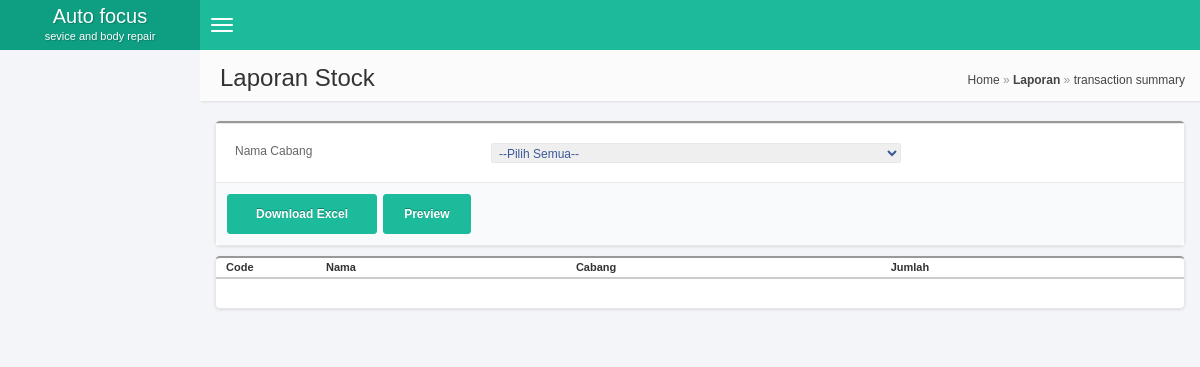
The app's page /index.php/po_reservation_summary_report, older data.
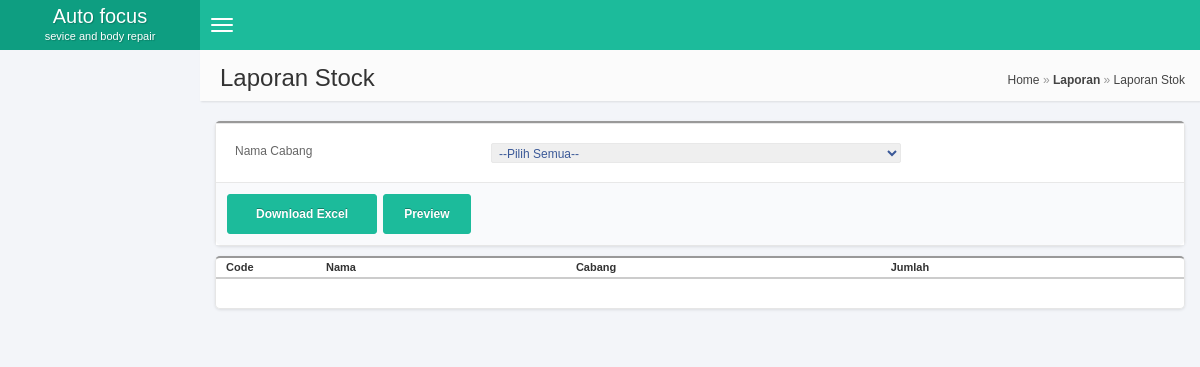
The same page, newer data.
### tables this page shows
CREATE TABLE IF NOT EXISTS `side_menus` (
`menu_id` int(11) NOT NULL,
  `menu_parent` int(11) DEFAULT NULL,
  `menu_name` varchar(50) DEFAULT NULL,
  `menu_url` varchar(50) DEFAULT NULL,
  `menu_weight` int(11) DEFAULT NULL,
  `module_id` int(11) DEFAULT NULL,
  `menu_level` int(11) DEFAULT NULL,
  `menu_active` varchar(1) DEFAULT NULL,
  `menu_icon` text NOT NULL
);

### application/controllers/po_reservation_summary_report.php (called while the page is built, shortened)
<?php
class po_reservation_summary_report extends CI_Controller{
	function index(){
			$data = array();
			$data['row_id'] = '';
			$data['stand_id'] =  $this->global_model->get_stand();
			$this->render->add_form('app/po_reservation_summary_report/form', $data);
			$this->render->build('Laporan Stock');
			$this->render->add_view('app/po_reservation_summary_report/transient_list');
			$this->render->build('Detail Laporan Stock');
			$this->render->show('Laporan Stock');
	}
}

### index.php (called while the page is built, shortened)
<?php
require_once BASEPATH.'core/CodeIgniter'.EXT;

### application/libraries/Access.php (called while the page is built, shortened)
<?php
class Access
{
	function is_logged()
	{
		$ci = & get_instance();
		$logged = $ci->session->userdata('logged');
		return $logged;
	}
}

### application/libraries/Render.php (the view, shortened to what this page needs)
<?php
class Render
{
	var $ci;
	var $block;
	var $layout;
	var $content_buffer;
	var $content_form_transient;
	function Render($title = '')
	{
		$ci = $this->ci = & get_instance();
		$this->block = array();
		$this->content_form_transient = "";
		$this->block['server_time'] = time();
		$this->block['content'] = "";
		$this->block['blocks'] = "";
		$this->block['js'] = "";
		$this->block['css'] = "";
		$this->block['access'] = "";
		$this->block['branch_name'] = $ci->user_model->get_branch_name();
		$this->block['user_name'] = $ci->user_model->get_user_name();
		$this->block['group_name'] = $ci->user_model->get_group_name();
		$this->block['side'] = "";
		$this->block['user_info'] = "";
		$this->block['sys_info'] = '';
		$this->block['top_menu'] = '';
		$this->block['side_menu'] = '';
		$this->block['logged'] = $ci->session->userdata('logged');
		$this->block['static_info'] = '';
		$this->layout = $ci->config->item('layout');
	}
	function add_js($file)
	{
		$this->block['js'] .= "<script type=\"text/javascript\" src=\"" . base_url() . "assets/js/" . $file . ".js\"></script>\n";
	}
	function add_css($file)
	{
		$this->block['css'] .= "<link href=\"" . base_url() . "assets/css/" . $file . ".css\" rel=\"stylesheet\" type=\"text/css\" />\n";
	}
	function _gap($html)
	{
		return $html;
		return "<div id=\"gap\" />$html</div>";
	}
	function add_form($view_name, $param = null)
	{
		$content = $this->ci->load->view($view_name, $param, true);
		$data['content'] = $content;
		$this->content_form_transient .= $this->_gap($this->ci->load->view('layout/default/tableform', $data, true));
		$this->content_buffer .= $this->content_form_transient;
	}
	function add_view($content, $params = null)
	{
		$ci = & get_instance();
		$this->content_buffer .= '<div class="block_table">'.$ci->load->view($content, $params, true).'</div>';
	}
	function build($title = 'Undefined Title. Please specify.', $frame = "win2", $ico = '')
	{
		$data['title'] = ucwords($title);
		$data['content1'] = $this->content_buffer;
		$data['ico'] = $ico;
		$this->block['content'] .= $this->ci->load->view('layout/default/' . $frame, $data, true);
		$this->content_buffer = "";$this->content_form_transient = "";
	}
	function show_parameters()
	{
		$ci = & get_instance();
		$params['host/db'] 		= $ci->db->hostname.'/'.$ci->db->database;
		$params['set_module'] 		= "undefined";
		$params['access_name'] 		= "undefined";
		$params['access_id'] 		= "undefined";
		$params['crud mode'] 		= "undefined";
		if (isset($ci->access))
		{
			$params['set_module'] = $ci->access->module_code;
			$params['access_name'] = $ci->access->module_name;
			$params['access_id'] = $ci->access->module_id;
			$params['crud mode'] = $ci->access->crud();
			$params['user login'] = $ci->access->user_name . "(" . $ci->access->user_id . ")";
			$params['employee'] = $ci->access->info['employee_name'] . "(" . $ci->access->info['employee_id'] . ")";
			$params['branch'] = $ci->access->branch_name . "(" .  $ci->access->branch_id . ")";
			$params['group_id'] = $ci->access->group_id;
		}
		$param_split = array();
		$counter = 1;
		$page = 0;
		foreach($params as $key => $value)
		{
			$param_split[$page][$key] = $value;
			if (($counter++ % 5) == 0) $page++;
		}
		$this->block['sys_info'] = $ci->load->view('common/parameter', array('list' => $param_split), true);
	}
	function get_nav()
	{
		$ci = & get_instance();
		$seg1 = $ci->uri->segment(1);
		$url = $seg1;
		$query = $ci->db->query("select a.menu_name as lb1,a.menu_url as url1, b.menu_name as lb2,b.menu_url as url2,c.menu_name as lb3,c.menu_url as url3
from side_menus a
left join side_menus b on a.menu_parent=b.menu_id
left join side_menus c on b.menu_parent=c.menu_id
where a.menu_url like '$url' or a.menu_url like '$seg1'");
		$str_nav = '';
		foreach($query->result_array() as $row)
		{
			if($row['lb1'])$str_nav = '&raquo; <a class="nav1">'.$row['lb1'].'</a> ';
			if($row['lb2'])$str_nav = ' &raquo; <a class="nav2" href="'.$row['url2'].'">'.$row['lb2'].'</a> '.$str_nav;
		}
		$str_nav = '<a class="nav0" href="'.base_url().'">Home</a>'.$str_nav;
		return $str_nav;
	}
	function show( $title, $layout_name = '')
	{
		$ci = & get_instance();
		if (isset($ci->access))
		{
			$this->block['access'] = $ci->access->crud();
		}
		$this->block['navigation'] = $this->get_nav();
		$this->title = $this->ci->config->item('app_name');
		if (!empty($title)) $this->title .= ' | '. ucwords($title);
		$this->block['title'] = $this->title;
		if($layout_name == "expand")
		{
			$this->add_css($this->layout . '/layout2');
			$this->add_css($this->layout . '/style2');
		}
		else
		{
			$this->add_css($this->layout . '/layout');
		}
		if($layout_name == "expand")
		{
			$this->ci->load->view('layout/layout', $this->block);
		}
		else
		{
			$this->ci->load->view('layout/layout1', $this->block);
		}
	}
}

### application/views/app/po_reservation_summary_report/form.php (shortened to what this page needs)
<form class="form_class" id="id_form_nya">
<div class="form_area">
<div class="form_area_frame">
<table width="100%" cellpadding="4" class="form_layout">
    <tr>
        <td width="27%">Nama Cabang</td>
		<td width="73%"><?php echo  form_dropdown('i_stand_id', $stand_id)  ?>
    	</td>
	</tr>
</table>
     </div>
	<div class="command_bar">
	<input type="button" id="print_student" value="Download Excel"  style="width:150px;" />
		<input type="button" id="preview" value="Preview"   />
	</div>
</div>
</form>

### application/views/layout/default/tableform.php
<div>
<?=$content?>
</div>

### application/views/layout/default/win2.php (shortened to what this page needs)
<div class="otbox">
<div class="otcontent">
<?=$content1?>
</div>
</div>

### application/views/app/po_reservation_summary_report/transient_list.php (shortened to what this page needs)
<div>
<form id="tform">
<table cellpadding="0" cellspacing="0" border="0" class="display" id="transient_detail">
	<thead>
		<tr>
			<th style="width:100px !important">Code</th>
			<th >Nama</th>
			<th>Cabang</th>
            <th>Jumlah</th>
		</tr>
	</thead>
	<tbody>
	</tbody>
</table>
</form>
</div>

### application/views/layout/layout1.php (shortened to what this page needs)
<!DOCTYPE html>
<html><head>
<link rel="stylesheet" type="text/css" href="<?=base_url()?>assets/css/superfish.css" media="screen">
<link rel="stylesheet" type="text/css" href="<?=base_url()?>assets/css/superfish-vertical.css" media="screen">
<link rel="stylesheet" type="text/css" href="<?=base_url()?>assets/css/demo_table_jui.css" media="screen">
<link rel="stylesheet" href="<?=base_url()?>assets/css/new_css/bootstrap.min.css" media="screen"/>
<link rel="stylesheet" href="<?=base_url()?>assets/css/new_css/font-awesome.min.css" media="screen"/>
<link rel="stylesheet" href="<?=base_url()?>assets/css/new_css/ionicons.min.css" media="screen"/>
<link rel="stylesheet" href="<?=base_url()?>assets/css/new_css/morris/morris.css" media="screen"/>
<link rel="stylesheet" href="<?=base_url()?>assets/css/new_css/AdminLTE.css" media="screen"/>
<link href="<?=base_url()?>assets/css/new_css/iCheck/all.css" rel="stylesheet" type="text/css" />
<?=$css?>
</head>
  <body class="skin-blue" >
        <header class="header">
            <a href="<?=base_url()?>" class="logo">
                Auto focus
              <div class="little_logo">sevice and body repair</div></a>
            <nav class="navbar navbar-static-top" role="navigation">
                <a class="navbar-btn sidebar-toggle" role="button" data-toggle="offcanvas" href="#">
<span class="icon-bar"></span>
<span class="icon-bar"></span>
<span class="icon-bar"></span>
</a>
            </nav>
        </header>
                           <div class="wrapper row-offcanvas row-offcanvas-left"   <?php
                           if(!$logged){
						   ?>
						   style="background-color:#f3f5f9 !important"<?php
                           }
                           ?>>
            <aside class="right-side">
                <section class="content-header">
                    <h1>
                        <?php
						 $title  = explode("|", $title);
						 echo $title[1];
						 ?>
                    </h1>
                    <ol class="breadcrumb">
                        <li class="active" style="font-weight:normal !important;"><?=$navigation?></li>
                    </ol>
                </section>
                <section class="content">
              <?=$content?>
  </section>
                    </div>
</body>
</html>

### assets/css/demo_table_jui.css (style rules this page uses)
table.display thead th { padding: 1px 0px 1px 10px; cursor: pointer; * cursor: hand; }
table.display { margin: 0 auto; width: 100% !important; clear: both; border-collapse: collapse; border-bottom: 2px solid #ccc; height:50px; }

### assets/css/new_css/AdminLTE.css (style rules this page uses)
html, body { font-family: 'Source Sans Pro', sans-serif; -webkit-font-smoothing: antialiased; min-height: 100%; background: #F3F5F9; }
a { color: #3c8dbc; }
.wrapper { min-height: 100%; }
.wrapper:before, .wrapper:after { display: table; content: " "; }
.wrapper:after { clear: both; }
body > .header { position: absolute; top: 0; left: 0; right: 0; z-index: 1030; }
.right-side, .left-side { min-height: 100%; display: block; }
.right-side { background-color: #f9f9f9; margin-left: 200px; }
.content { padding: 20px 15px; background: #F3F5F9; }
h1, h2, h3, h4, h5, h6, .h1, .h2, .h3, .h4, .h5, .h6 { font-family: 'Source Sans Pro', sans-serif; }
body > .header { position: relative; max-height: 100px; z-index: 1030; }
body > .header .navbar { height: 50px; margin-bottom: 0; margin-left: 200px; }
body > .header .navbar .sidebar-toggle { float: left; padding: 9px 5px; margin-top: 8px; margin-right: 0; margin-bottom: 8px; margin-left: 5px; background-color: transparent; background-image: none; border: 1px solid transparent; -webkit-border-radius: 0 !important; -moz-border-radius: 0 !important; border-radius: 0 !important; }
body > .header .navbar .sidebar-toggle .icon-bar { display: block; width: 22px; height: 2px; -webkit-border-radius: 4px; -moz-border-radius: 4px; border-radius: 4px; }
body > .header .navbar .sidebar-toggle .icon-bar + .icon-bar { margin-top: 4px; }
body > .header .logo { float: left; font-size: 20px; text-align: center; padding: 2px 10px; width: 200px; font-weight: 500; height: 50px; display: block; }
.little_logo { font-size:11px; margin-top:-2px; color:#fff; }
.right-side > .content-header { position: relative; padding: 15px 15px 10px 20px; background: #fbfbfb; box-shadow: 1px 1px 2px rgba(0, 0, 0, 0.1); }
.right-side > .content-header > h1 { margin: 0; font-size: 24px; }
.right-side > .content-header > .breadcrumb { float: right; background: transparent; margin-top: 0px; margin-bottom: 0; font-size: 12px; padding: 7px 5px; position: absolute; top: 15px; right: 10px; -webkit-border-radius: 2px; -moz-border-radius: 2px; border-radius: 2px; }
.right-side > .content-header > .breadcrumb > li > a { color: #444; text-decoration: none; }
.skin-blue { background-color:#f3f5f9; }
.skin-blue .navbar { background-color: #1CBB9B; }
.skin-blue .navbar .sidebar-toggle .icon-bar { background: #fff; }
.skin-blue .logo { background-color: #0e9e81; color: #fff; text-shadow: 1px 1px 1px rgba(0,0,0,0.2); }

### assets/css/default/layout.css (style rules this page uses)
body, html { margin:0; padding:0; font-family:Arial, Helvetica, sans-serif; background-color:#f3f5f9; }

Row changes from the older to the newer data that the page shows:
changed side_menus "Laporan": menu_name "transaction summary" → "Laporan Stok"
